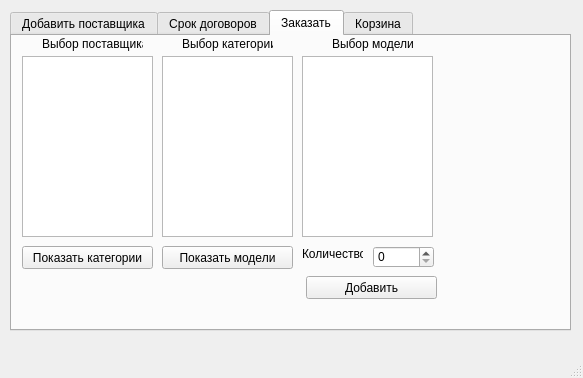
<?xml version="1.0" encoding="UTF-8"?>
<ui version="4.0">
 <class>WindowPredpriatia</class>
 <widget class="QMainWindow" name="WindowPredpriatia">
  <property name="geometry">
   <rect>
    <x>0</x>
    <y>0</y>
    <width>583</width>
    <height>378</height>
   </rect>
  </property>
  <property name="windowTitle">
   <string>MainWindow</string>
  </property>
  <widget class="QWidget" name="centralwidget">
   <widget class="QTabWidget" name="tabWidget">
    <property name="geometry">
     <rect>
      <x>10</x>
      <y>10</y>
      <width>561</width>
      <height>321</height>
     </rect>
    </property>
    <property name="currentIndex">
     <number>2</number>
    </property>
    <widget class="QWidget" name="tab">
     <attribute name="title">
      <string>Добавить поставщика</string>
     </attribute>
     <widget class="QWidget" name="verticalLayoutWidget">
      <property name="geometry">
       <rect>
        <x>10</x>
        <y>10</y>
        <width>141</width>
        <height>231</height>
       </rect>
      </property>
      <layout class="QVBoxLayout" name="verticalLayout">
       <item>
        <widget class="QLabel" name="label">
         <property name="text">
          <string>Код поставщика</string>
         </property>
        </widget>
       </item>
       <item>
        <widget class="QLabel" name="label_2">
         <property name="text">
          <string>Название</string>
         </property>
        </widget>
       </item>
       <item>
        <widget class="QLabel" name="label_3">
         <property name="text">
          <string>ФИО Директора</string>
         </property>
        </widget>
       </item>
       <item>
        <widget class="QLabel" name="label_4">
         <property name="text">
          <string>ФИО гл. Бухгалтера</string>
         </property>
        </widget>
       </item>
       <item>
        <widget class="QLabel" name="label_5">
         <property name="text">
          <string>Номер счета</string>
         </property>
        </widget>
       </item>
       <item>
        <widget class="QLabel" name="label_6">
         <property name="text">
          <string>Логин</string>
         </property>
        </widget>
       </item>
       <item>
        <widget class="QLabel" name="label_7">
         <property name="text">
          <string>Пароль</string>
         </property>
        </widget>
       </item>
       <item>
        <widget class="QLabel" name="label_8">
         <property name="text">
          <string>Дата начала договора</string>
         </property>
        </widget>
       </item>
       <item>
        <widget class="QLabel" name="label_9">
         <property name="text">
          <string>Дата окончания договора</string>
         </property>
        </widget>
       </item>
      </layout>
     </widget>
     <widget class="QWidget" name="verticalLayoutWidget_2">
      <property name="geometry">
       <rect>
        <x>160</x>
        <y>10</y>
        <width>160</width>
        <height>231</height>
       </rect>
      </property>
      <layout class="QVBoxLayout" name="verticalLayout_2">
       <item>
        <widget class="QLineEdit" name="lineEdit_KodPos"/>
       </item>
       <item>
        <widget class="QLineEdit" name="lineEdit_NamePos"/>
       </item>
       <item>
        <widget class="QLineEdit" name="lineEdit_FIO_Dir"/>
       </item>
       <item>
        <widget class="QLineEdit" name="lineEdit_FIO_B"/>
       </item>
       <item>
        <widget class="QLineEdit" name="lineEdit_Chet"/>
       </item>
       <item>
        <widget class="QLineEdit" name="lineEdit_Login"/>
       </item>
       <item>
        <widget class="QLineEdit" name="lineEdit_Parol"/>
       </item>
       <item>
        <widget class="QDateEdit" name="dateEdit_Start"/>
       </item>
       <item>
        <widget class="QDateEdit" name="dateEdit_Finish"/>
       </item>
      </layout>
     </widget>
     <widget class="QPushButton" name="pushButton_add_post">
      <property name="geometry">
       <rect>
        <x>230</x>
        <y>250</y>
        <width>91</width>
        <height>23</height>
       </rect>
      </property>
      <property name="text">
       <string>Добавить</string>
      </property>
     </widget>
    </widget>
    <widget class="QWidget" name="tab_2">
     <attribute name="title">
      <string>Срок договоров</string>
     </attribute>
     <widget class="QPushButton" name="pushButton_5">
      <property name="geometry">
       <rect>
        <x>10</x>
        <y>260</y>
        <width>171</width>
        <height>23</height>
       </rect>
      </property>
      <property name="text">
       <string>Продлить</string>
      </property>
     </widget>
     <widget class="QPushButton" name="pushButton_6">
      <property name="geometry">
       <rect>
        <x>190</x>
        <y>260</y>
        <width>171</width>
        <height>23</height>
       </rect>
      </property>
      <property name="text">
       <string>Заключить заново</string>
      </property>
     </widget>
     <widget class="QLabel" name="label_11">
      <property name="geometry">
       <rect>
        <x>30</x>
        <y>0</y>
        <width>131</width>
        <height>16</height>
       </rect>
      </property>
      <property name="text">
       <string>Договора для продления</string>
      </property>
     </widget>
     <widget class="QLabel" name="label_12">
      <property name="geometry">
       <rect>
        <x>206</x>
        <y>0</y>
        <width>131</width>
        <height>20</height>
       </rect>
      </property>
      <property name="text">
       <string>Просроченные договора</string>
      </property>
     </widget>
     <widget class="QLabel" name="label_13">
      <property name="geometry">
       <rect>
        <x>360</x>
        <y>0</y>
        <width>191</width>
        <height>20</height>
       </rect>
      </property>
      <property name="text">
       <string>Действующие/продленные договора</string>
      </property>
     </widget>
     <widget class="QListWidget" name="listWidget_Overdue">
      <property name="geometry">
       <rect>
        <x>190</x>
        <y>20</y>
        <width>171</width>
        <height>231</height>
       </rect>
      </property>
     </widget>
     <widget class="QListWidget" name="listWidget_Soon">
      <property name="geometry">
       <rect>
        <x>10</x>
        <y>20</y>
        <width>171</width>
        <height>231</height>
       </rect>
      </property>
     </widget>
     <widget class="QListWidget" name="listWidget_Good">
      <property name="geometry">
       <rect>
        <x>370</x>
        <y>20</y>
        <width>171</width>
        <height>231</height>
       </rect>
      </property>
     </widget>
    </widget>
    <widget class="QWidget" name="tab_3">
     <attribute name="title">
      <string>Заказать</string>
     </attribute>
     <widget class="QPushButton" name="pushButton_ShowKat">
      <property name="geometry">
       <rect>
        <x>10</x>
        <y>210</y>
        <width>131</width>
        <height>23</height>
       </rect>
      </property>
      <property name="text">
       <string>Показать категории</string>
      </property>
     </widget>
     <widget class="QPushButton" name="pushButton_ShowModel">
      <property name="geometry">
       <rect>
        <x>150</x>
        <y>210</y>
        <width>131</width>
        <height>23</height>
       </rect>
      </property>
      <property name="text">
       <string>Показать модели</string>
      </property>
     </widget>
     <widget class="QSpinBox" name="spinBox">
      <property name="geometry">
       <rect>
        <x>361</x>
        <y>210</y>
        <width>61</width>
        <height>22</height>
       </rect>
      </property>
     </widget>
     <widget class="QLabel" name="label_10">
      <property name="geometry">
       <rect>
        <x>290</x>
        <y>210</y>
        <width>61</width>
        <height>16</height>
       </rect>
      </property>
      <property name="text">
       <string>Количество</string>
      </property>
     </widget>
     <widget class="QLabel" name="label_16">
      <property name="geometry">
       <rect>
        <x>30</x>
        <y>0</y>
        <width>101</width>
        <height>16</height>
       </rect>
      </property>
      <property name="text">
       <string>Выбор поставщика</string>
      </property>
     </widget>
     <widget class="QLabel" name="label_17">
      <property name="geometry">
       <rect>
        <x>320</x>
        <y>0</y>
        <width>81</width>
        <height>16</height>
       </rect>
      </property>
      <property name="text">
       <string>Выбор модели</string>
      </property>
     </widget>
     <widget class="QLabel" name="label_18">
      <property name="geometry">
       <rect>
        <x>170</x>
        <y>0</y>
        <width>91</width>
        <height>16</height>
       </rect>
      </property>
      <property name="text">
       <string>Выбор категории</string>
      </property>
     </widget>
     <widget class="QListWidget" name="listWidget_Post">
      <property name="geometry">
       <rect>
        <x>10</x>
        <y>20</y>
        <width>131</width>
        <height>181</height>
       </rect>
      </property>
     </widget>
     <widget class="QListWidget" name="listWidget_Kat">
      <property name="geometry">
       <rect>
        <x>150</x>
        <y>20</y>
        <width>131</width>
        <height>181</height>
       </rect>
      </property>
     </widget>
     <widget class="QListWidget" name="listWidget_Model">
      <property name="geometry">
       <rect>
        <x>290</x>
        <y>20</y>
        <width>131</width>
        <height>181</height>
       </rect>
      </property>
     </widget>
     <widget class="QPushButton" name="pushButton_AddCount">
      <property name="geometry">
       <rect>
        <x>294</x>
        <y>240</y>
        <width>131</width>
        <height>23</height>
       </rect>
      </property>
      <property name="text">
       <string>Добавить</string>
      </property>
     </widget>
    </widget>
    <widget class="QWidget" name="tab_4">
     <attribute name="title">
      <string>Корзина</string>
     </attribute>
     <widget class="QLabel" name="label_14">
      <property name="geometry">
       <rect>
        <x>20</x>
        <y>10</y>
        <width>141</width>
        <height>16</height>
       </rect>
      </property>
      <property name="text">
       <string>Выбор поставщика</string>
      </property>
     </widget>
     <widget class="QPushButton" name="pushButton_ShowBasket">
      <property name="geometry">
       <rect>
        <x>10</x>
        <y>240</y>
        <width>151</width>
        <height>23</height>
       </rect>
      </property>
      <property name="text">
       <string>Показать заказ</string>
      </property>
     </widget>
     <widget class="QLabel" name="label_15">
      <property name="geometry">
       <rect>
        <x>390</x>
        <y>240</y>
        <width>47</width>
        <height>13</height>
       </rect>
      </property>
      <property name="text">
       <string>Итого:</string>
      </property>
     </widget>
     <widget class="QLineEdit" name="lineEdit_Total">
      <property name="geometry">
       <rect>
        <x>430</x>
        <y>240</y>
        <width>111</width>
        <height>20</height>
       </rect>
      </property>
     </widget>
     <widget class="QPushButton" name="pushButton_Pay">
      <property name="geometry">
       <rect>
        <x>430</x>
        <y>270</y>
        <width>111</width>
        <height>23</height>
       </rect>
      </property>
      <property name="text">
       <string>Оплатить</string>
      </property>
     </widget>
     <widget class="QListWidget" name="listWidget_PostInBasket">
      <property name="geometry">
       <rect>
        <x>10</x>
        <y>40</y>
        <width>151</width>
        <height>191</height>
       </rect>
      </property>
     </widget>
     <widget class="QLabel" name="label_19">
      <property name="geometry">
       <rect>
        <x>170</x>
        <y>10</y>
        <width>161</width>
        <height>16</height>
       </rect>
      </property>
      <property name="text">
       <string>Отложенные комплектующие</string>
      </property>
     </widget>
     <widget class="QTableWidget" name="tableWidget">
      <property name="geometry">
       <rect>
        <x>170</x>
        <y>40</y>
        <width>311</width>
        <height>192</height>
       </rect>
      </property>
     </widget>
    </widget>
   </widget>
  </widget>
  <widget class="QMenuBar" name="menubar">
   <property name="geometry">
    <rect>
     <x>0</x>
     <y>0</y>
     <width>583</width>
     <height>21</height>
    </rect>
   </property>
  </widget>
  <widget class="QStatusBar" name="statusbar"/>
 </widget>
 <resources/>
 <connections/>
</ui>
